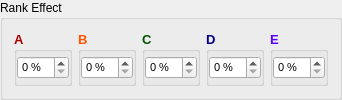
    <widget class="QGroupBox" name="groupConditionRank">
     <property name="title">
      <string>Rank Effect</string>
     </property>
     <layout class="QGridLayout" name="gridLayout_8">
      <item row="0" column="0">
       <widget class="QGroupBox" name="groupConditionRankA">
        <property name="palette">
         <palette>
          <active>
           <colorrole role="WindowText">
            <brush brushstyle="SolidPattern">
             <color alpha="255">
              <red>170</red>
              <green>0</green>
              <blue>0</blue>
             </color>
            </brush>
           </colorrole>
          </active>
          <inactive>
           <colorrole role="WindowText">
            <brush brushstyle="SolidPattern">
             <color alpha="255">
              <red>170</red>
              <green>0</green>
              <blue>0</blue>
             </color>
            </brush>
           </colorrole>
          </inactive>
          <disabled>
           <colorrole role="WindowText">
            <brush brushstyle="SolidPattern">
             <color alpha="255">
              <red>120</red>
              <green>120</green>
              <blue>120</blue>
             </color>
            </brush>
           </colorrole>
          </disabled>
         </palette>
        </property>
        <property name="font">
         <font>
          <pointsize>10</pointsize>
          <weight>75</weight>
          <bold>true</bold>
         </font>
        </property>
        <property name="title">
         <string>A</string>
        </property>
        <property name="flat">
         <bool>true</bool>
        </property>
        <layout class="QGridLayout" name="gridLayout_9">
         <property name="leftMargin">
          <number>0</number>
         </property>
         <property name="topMargin">
          <number>0</number>
         </property>
         <property name="rightMargin">
          <number>0</number>
         </property>
         <property name="bottomMargin">
          <number>0</number>
         </property>
         <item row="0" column="0">
          <widget class="QSpinBox" name="spinConditionRankA">
           <property name="palette">
            <palette>
             <active>
              <colorrole role="WindowText">
               <brush brushstyle="SolidPattern">
                <color alpha="255">
                 <red>0</red>
                 <green>0</green>
                 <blue>0</blue>
                </color>
               </brush>
              </colorrole>
             </active>
             <inactive>
              <colorrole role="WindowText">
               <brush brushstyle="SolidPattern">
                <color alpha="255">
                 <red>0</red>
                 <green>0</green>
                 <blue>0</blue>
                </color>
               </brush>
              </colorrole>
             </inactive>
             <disabled>
              <colorrole role="WindowText">
               <brush brushstyle="SolidPattern">
                <color alpha="255">
                 <red>120</red>
                 <green>120</green>
                 <blue>120</blue>
                </color>
               </brush>
              </colorrole>
             </disabled>
            </palette>
           </property>
           <property name="font">
            <font>
             <pointsize>8</pointsize>
             <weight>50</weight>
             <bold>false</bold>
            </font>
           </property>
           <property name="suffix">
            <string> %</string>
           </property>
          </widget>
         </item>
        </layout>
       </widget>
      </item>
      <item row="0" column="3">
       <widget class="QGroupBox" name="groupConditionRankD">
        <property name="palette">
         <palette>
          <active>
           <colorrole role="WindowText">
            <brush brushstyle="SolidPattern">
             <color alpha="255">
              <red>0</red>
              <green>0</green>
              <blue>127</blue>
             </color>
            </brush>
           </colorrole>
          </active>
          <inactive>
           <colorrole role="WindowText">
            <brush brushstyle="SolidPattern">
             <color alpha="255">
              <red>0</red>
              <green>0</green>
              <blue>127</blue>
             </color>
            </brush>
           </colorrole>
          </inactive>
          <disabled>
           <colorrole role="WindowText">
            <brush brushstyle="SolidPattern">
             <color alpha="255">
              <red>120</red>
              <green>120</green>
              <blue>120</blue>
             </color>
            </brush>
           </colorrole>
          </disabled>
         </palette>
        </property>
        <property name="font">
         <font>
          <pointsize>10</pointsize>
          <weight>75</weight>
          <bold>true</bold>
         </font>
        </property>
        <property name="title">
         <string>D</string>
        </property>
        <property name="flat">
         <bool>true</bool>
        </property>
        <layout class="QGridLayout" name="gridLayout_12">
         <property name="leftMargin">
          <number>0</number>
         </property>
         <property name="topMargin">
          <number>0</number>
         </property>
         <property name="rightMargin">
          <number>0</number>
         </property>
         <property name="bottomMargin">
          <number>0</number>
         </property>
         <item row="0" column="0">
          <widget class="QSpinBox" name="spinConditionRankD">
           <property name="palette">
            <palette>
             <active>
              <colorrole role="WindowText">
               <brush brushstyle="SolidPattern">
                <color alpha="255">
                 <red>0</red>
                 <green>0</green>
                 <blue>0</blue>
                </color>
               </brush>
              </colorrole>
             </active>
             <inactive>
              <colorrole role="WindowText">
               <brush brushstyle="SolidPattern">
                <color alpha="255">
                 <red>0</red>
                 <green>0</green>
                 <blue>0</blue>
                </color>
               </brush>
              </colorrole>
             </inactive>
             <disabled>
              <colorrole role="WindowText">
               <brush brushstyle="SolidPattern">
                <color alpha="255">
                 <red>120</red>
                 <green>120</green>
                 <blue>120</blue>
                </color>
               </brush>
              </colorrole>
             </disabled>
            </palette>
           </property>
           <property name="font">
            <font>
             <pointsize>8</pointsize>
             <weight>50</weight>
             <bold>false</bold>
            </font>
           </property>
           <property name="suffix">
            <string> %</string>
           </property>
          </widget>
         </item>
        </layout>
       </widget>
      </item>
      <item row="0" column="2">
       <widget class="QGroupBox" name="groupConditionRankC">
        <property name="palette">
         <palette>
          <active>
           <colorrole role="WindowText">
            <brush brushstyle="SolidPattern">
             <color alpha="255">
              <red>0</red>
              <green>85</green>
              <blue>0</blue>
             </color>
            </brush>
           </colorrole>
          </active>
          <inactive>
           <colorrole role="WindowText">
            <brush brushstyle="SolidPattern">
             <color alpha="255">
              <red>0</red>
              <green>85</green>
              <blue>0</blue>
             </color>
            </brush>
           </colorrole>
          </inactive>
          <disabled>
           <colorrole role="WindowText">
            <brush brushstyle="SolidPattern">
             <color alpha="255">
              <red>120</red>
              <green>120</green>
              <blue>120</blue>
             </color>
            </brush>
           </colorrole>
          </disabled>
         </palette>
        </property>
        <property name="font">
         <font>
          <pointsize>10</pointsize>
          <weight>75</weight>
          <bold>true</bold>
         </font>
        </property>
        <property name="title">
         <string>C</string>
        </property>
        <property name="flat">
         <bool>true</bool>
        </property>
        <layout class="QGridLayout" name="gridLayout_11">
         <property name="leftMargin">
          <number>0</number>
         </property>
         <property name="topMargin">
          <number>0</number>
         </property>
         <property name="rightMargin">
          <number>0</number>
         </property>
         <property name="bottomMargin">
          <number>0</number>
         </property>
         <item row="0" column="0">
          <widget class="QSpinBox" name="spinConditionRankC">
           <property name="palette">
            <palette>
             <active>
              <colorrole role="WindowText">
               <brush brushstyle="SolidPattern">
                <color alpha="255">
                 <red>0</red>
                 <green>0</green>
                 <blue>0</blue>
                </color>
               </brush>
              </colorrole>
             </active>
             <inactive>
              <colorrole role="WindowText">
               <brush brushstyle="SolidPattern">
                <color alpha="255">
                 <red>0</red>
                 <green>0</green>
                 <blue>0</blue>
                </color>
               </brush>
              </colorrole>
             </inactive>
             <disabled>
              <colorrole role="WindowText">
               <brush brushstyle="SolidPattern">
                <color alpha="255">
                 <red>120</red>
                 <green>120</green>
                 <blue>120</blue>
                </color>
               </brush>
              </colorrole>
             </disabled>
            </palette>
           </property>
           <property name="font">
            <font>
             <pointsize>8</pointsize>
             <weight>50</weight>
             <bold>false</bold>
            </font>
           </property>
           <property name="suffix">
            <string> %</string>
           </property>
          </widget>
         </item>
        </layout>
       </widget>
      </item>
      <item row="0" column="1">
       <widget class="QGroupBox" name="groupConditionRankB">
        <property name="palette">
         <palette>
          <active>
           <colorrole role="WindowText">
            <brush brushstyle="SolidPattern">
             <color alpha="255">
              <red>255</red>
              <green>85</green>
              <blue>0</blue>
             </color>
            </brush>
           </colorrole>
          </active>
          <inactive>
           <colorrole role="WindowText">
            <brush brushstyle="SolidPattern">
             <color alpha="255">
              <red>255</red>
              <green>85</green>
              <blue>0</blue>
             </color>
            </brush>
           </colorrole>
          </inactive>
          <disabled>
           <colorrole role="WindowText">
            <brush brushstyle="SolidPattern">
             <color alpha="255">
              <red>120</red>
              <green>120</green>
              <blue>120</blue>
             </color>
            </brush>
           </colorrole>
          </disabled>
         </palette>
        </property>
        <property name="font">
         <font>
          <pointsize>10</pointsize>
          <weight>75</weight>
          <bold>true</bold>
         </font>
        </property>
        <property name="title">
         <string>B</string>
        </property>
        <property name="flat">
         <bool>true</bool>
        </property>
        <layout class="QGridLayout" name="gridLayout_10">
         <property name="leftMargin">
          <number>0</number>
         </property>
         <property name="topMargin">
          <number>0</number>
         </property>
         <property name="rightMargin">
          <number>0</number>
         </property>
         <property name="bottomMargin">
          <number>0</number>
         </property>
         <item row="0" column="0">
          <widget class="QSpinBox" name="spinConditionRankB">
           <property name="palette">
            <palette>
             <active>
              <colorrole role="WindowText">
               <brush brushstyle="SolidPattern">
                <color alpha="255">
                 <red>0</red>
                 <green>0</green>
                 <blue>0</blue>
                </color>
               </brush>
              </colorrole>
             </active>
             <inactive>
              <colorrole role="WindowText">
               <brush brushstyle="SolidPattern">
                <color alpha="255">
                 <red>0</red>
                 <green>0</green>
                 <blue>0</blue>
                </color>
               </brush>
              </colorrole>
             </inactive>
             <disabled>
              <colorrole role="WindowText">
               <brush brushstyle="SolidPattern">
                <color alpha="255">
                 <red>120</red>
                 <green>120</green>
                 <blue>120</blue>
                </color>
               </brush>
              </colorrole>
             </disabled>
            </palette>
           </property>
           <property name="font">
            <font>
             <pointsize>8</pointsize>
             <weight>50</weight>
             <bold>false</bold>
            </font>
           </property>
           <property name="suffix">
            <string> %</string>
           </property>
          </widget>
         </item>
        </layout>
       </widget>
      </item>
      <item row="0" column="4">
       <widget class="QGroupBox" name="groupConditionRankE">
        <property name="palette">
         <palette>
          <active>
           <colorrole role="WindowText">
            <brush brushstyle="SolidPattern">
             <color alpha="255">
              <red>85</red>
              <green>0</green>
              <blue>255</blue>
             </color>
            </brush>
           </colorrole>
          </active>
          <inactive>
           <colorrole role="WindowText">
            <brush brushstyle="SolidPattern">
             <color alpha="255">
              <red>85</red>
              <green>0</green>
              <blue>255</blue>
             </color>
            </brush>
           </colorrole>
          </inactive>
          <disabled>
           <colorrole role="WindowText">
            <brush brushstyle="SolidPattern">
             <color alpha="255">
              <red>120</red>
              <green>120</green>
              <blue>120</blue>
             </color>
            </brush>
           </colorrole>
          </disabled>
         </palette>
        </property>
        <property name="font">
         <font>
          <pointsize>10</pointsize>
          <weight>75</weight>
          <bold>true</bold>
         </font>
        </property>
        <property name="title">
         <string>E</string>
        </property>
        <property name="flat">
         <bool>true</bool>
        </property>
        <layout class="QGridLayout" name="gridLayout_13">
         <property name="leftMargin">
          <number>0</number>
         </property>
         <property name="topMargin">
          <number>0</number>
         </property>
         <property name="rightMargin">
          <number>0</number>
         </property>
         <property name="bottomMargin">
          <number>0</number>
         </property>
         <item row="0" column="0">
          <widget class="QSpinBox" name="spinConditionRankE">
           <property name="palette">
            <palette>
             <active>
              <colorrole role="WindowText">
               <brush brushstyle="SolidPattern">
                <color alpha="255">
                 <red>0</red>
                 <green>0</green>
                 <blue>0</blue>
                </color>
               </brush>
              </colorrole>
             </active>
             <inactive>
              <colorrole role="WindowText">
               <brush brushstyle="SolidPattern">
                <color alpha="255">
                 <red>0</red>
                 <green>0</green>
                 <blue>0</blue>
                </color>
               </brush>
              </colorrole>
             </inactive>
             <disabled>
              <colorrole role="WindowText">
               <brush brushstyle="SolidPattern">
                <color alpha="255">
                 <red>120</red>
                 <green>120</green>
                 <blue>120</blue>
                </color>
               </brush>
              </colorrole>
             </disabled>
            </palette>
           </property>
           <property name="font">
            <font>
             <pointsize>8</pointsize>
             <weight>50</weight>
             <bold>false</bold>
            </font>
           </property>
           <property name="suffix">
            <string> %</string>
           </property>
          </widget>
         </item>
        </layout>
       </widget>
      </item>
     </layout>
    </widget>
